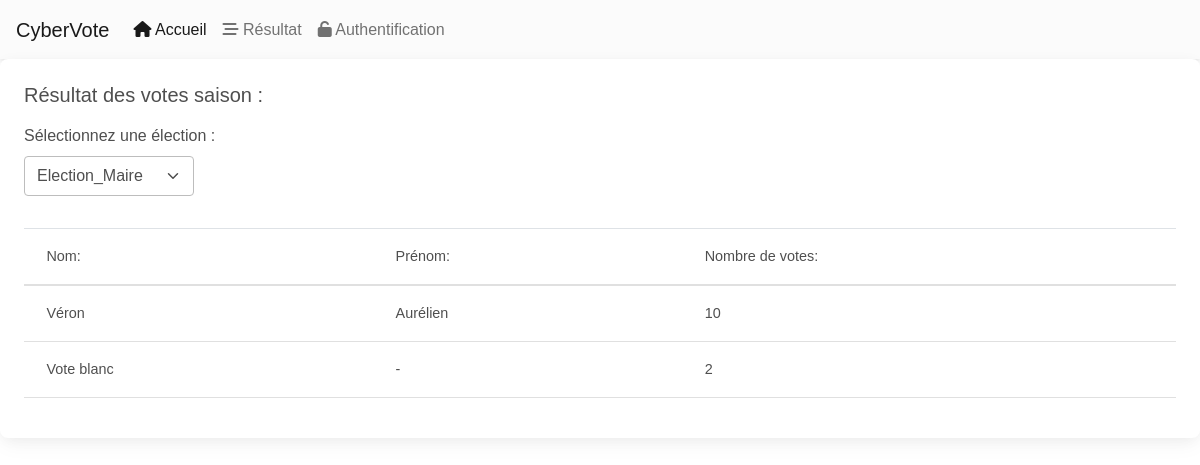
The page /resultat.php?election=2 on the database its author committed.
### tables this page shows
CREATE TABLE `Se_Presentent` (
  `Id_Candidat` int(11) NOT NULL,
  `id_election` tinyint(4) NOT NULL,
  `NbVoix` int(11) DEFAULT NULL
);

CREATE TABLE `Candidat` (
  `Id_Candidat` int(11) NOT NULL,
  `Nom_Candidat` varchar(50) DEFAULT NULL,
  `Prenom_Candidat` varchar(50) DEFAULT NULL
);

CREATE TABLE `Election` (
  `id_election` tinyint(4) NOT NULL,
  `nom_election` varchar(50) DEFAULT NULL,
  `date_election` date DEFAULT NULL,
  `VoteBlanc` varchar(50) DEFAULT NULL
);

### resultat.php (the view, shortened to what this page needs)
<?php
include("./assets/includes/head.php");
include("./assets/includes/header.php");
include("./assets/includes/config.php");
if (isset($_GET['election'])) {
  $id_election = $_GET['election'];
} else {
  $id_election = null;
}
?>
  <div class="card">
  <div class="card-body">
    <h5 class="card-title">Résultat des votes saison :</h5>
    <p class="card-text">
  <table class="table">
  <tbody>
  <form id="election-form">
  <div class="form-group">
  <label for="selectElection">Sélectionnez une élection :</label>
  <select class="form-select select-election" id="selectElection" name="election" onchange="this.form.submit()">
    <?php
      $result = $conn->query("SELECT * FROM Election");
      while ($row = $result->fetch_assoc()) {
        echo '<option value="'.$row['id_election'].'"';
        if ($id_election == $row['id_election']) {
          echo ' selected';
        }
        echo '>'.$row['nom_election'].'</option>';
      }
    ?>
  </select>
</div>
  </form>
<?php
if ($id_election !== null) {
  $services = $conn->query("SELECT c.Nom_Candidat, c.Prenom_Candidat, e.nom_election, sp.NbVoix
                            FROM Candidat c
                            JOIN Se_Presentent sp ON c.Id_Candidat = sp.Id_Candidat
                            JOIN Election e ON sp.id_election = e.id_election
                            WHERE sp.id_election = $id_election
                            ORDER BY e.nom_election, sp.NbVoix DESC");
  if ($services->num_rows > 0) {
?>
    <table class="table">
      <thead>
        <tr>
          <th scope="col">Nom:</th>
          <th scope="col">Prénom:</th>
          <th scope="col">Nombre de votes:</th>
        </tr>
      </thead>
      <tbody>
<?php
    while($row = $services->fetch_assoc()) {
?>
        <tr>
          <td><?= $row['Nom_Candidat'] ?></td>
          <td><?= $row['Prenom_Candidat'] ?></td>
          <td><?= $row['NbVoix'] ?></td>
        </tr>
<?php
    }
?>
        <tr>
          <td>Vote blanc</td>
          <td>-</td>
          <td>
<?php
    $result = $conn->query("SELECT VoteBlanc FROM Election WHERE id_election = $id_election");
    if ($result->num_rows > 0) {
      $row = $result->fetch_assoc();
      echo $row['VoteBlanc'];
    } else {
      echo '0';
    }
?>
          </td>
        </tr>
      </tbody>
    </table>
<?php
  } else {
?>
    <p>Aucun résultat trouvé.</p>
<?php
  }
}
?>

### resultat.php (style rules this page uses)
.select-election { max-width: 170px; }

### rows shown on the page
se_presentent: Id_Candidat.Nom_Candidat "Véron", Id_Candidat.Prenom_Candidat "Aurélien", NbVoix "10"
election: VoteBlanc "2"

### other values the page prints
form field election "Election_Maire"
